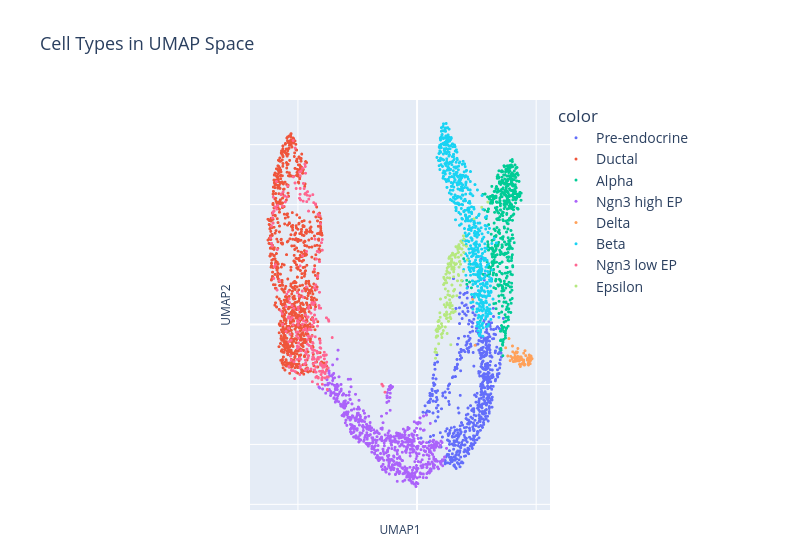

Write notebook code for a chart like this one.
### Code cell
fig = px.scatter(
    x=adata.obsm["X_umap"][:, 0],
    y=adata.obsm["X_umap"][:, 1],
    color=adata.obs[class_key],
    title="Cell Types in UMAP Space",
    labels={"x": "UMAP1", "y": "UMAP2"},
    hover_data=[adata.obs["clusters"]],
    width=fig_width,
    # Use the custom discrete colors defined above
    color_discrete_map=cluster_colors,
    category_orders={class_key: list(cluster_colors.keys())},
)
fig.update_traces(marker=dict(size=3))

# Apply custom font sizes from earlier variables
fig.update_layout(
    title_font=dict(size=title_fontsize),
    font=dict(size=legend_fontsize),  # base font (ticks/legend unless overridden)
    legend=dict(font=dict(size=legend_fontsize)),
    margin=dict(l=250, r=250, t=100, b=50),
    coloraxis_colorbar=dict(
        title="frequency", 
        title_font=dict(size=legend_fontsize),
        title_side="right"  # Position title on the right side of the colorbar
    )
)
# Axis title font tuning and remove ticks (UMAP coordinates are not meaningful)
axis_title_size = max(legend_fontsize - 2, int(0.85 * legend_fontsize))
fig.update_xaxes(title_font=dict(size=axis_title_size), showticklabels=False, ticks="")
fig.update_yaxes(title_font=dict(size=axis_title_size), showticklabels=False, ticks="")

fig.show()

# Save combined figure
# fig.write_html(f"figures/cell_type/cell_type_umap.html")
fig.write_image(f"figures/cell_type/cell_type_umap_v2.png", width=fig_width, height=400, scale=2)

### Figure 1 — Plotly figure (JSON) as saved in the notebook; plotly's stock layout.template omitted (floating-point values rounded to 4 significant figures; data arrays with more than 128 entries replaced by an {"elided": "..."} marker saying what was removed)
{"data": [{"customdata": {"elided": "592x1 str values"}, "hovertemplate": "color=Pre-endocrine<br>UMAP1=%{x}<br>UMAP2=%{y}<br>hover_data_0=%{customdata[0]}<extra></extra>", "legendgroup": "Pre-endocrine", "marker": {"color": "#636EFA", "size": 3, "symbol": "circle"}, "mode": "markers", "name": "Pre-endocrine", "showlegend": true, "type": "scattergl", "x": {"elided": "592 float values"}, "xaxis": "x", "y": {"elided": "592 float values"}, "yaxis": "y"}, {"customdata": {"elided": "916x1 str values"}, "hovertemplate": "color=Ductal<br>UMAP1=%{x}<br>UMAP2=%{y}<br>hover_data_0=%{customdata[0]}<extra></extra>", "legendgroup": "Ductal", "marker": {"color": "#EF553B", "size": 3, "symbol": "circle"}, "mode": "markers", "name": "Ductal", "showlegend": true, "type": "scattergl", "x": {"elided": "916 float values"}, "xaxis": "x", "y": {"elided": "916 float values"}, "yaxis": "y"}, {"customdata": {"elided": "481x1 str values"}, "hovertemplate": "color=Alpha<br>UMAP1=%{x}<br>UMAP2=%{y}<br>hover_data_0=%{customdata[0]}<extra></extra>", "legendgroup": "Alpha", "marker": {"color": "#00CC96", "size": 3, "symbol": "circle"}, "mode": "markers", "name": "Alpha", "showlegend": true, "type": "scattergl", "x": {"elided": "481 float values"}, "xaxis": "x", "y": {"elided": "481 float values"}, "yaxis": "y"}, {"customdata": {"elided": "642x1 str values"}, "hovertemplate": "color=Ngn3 high EP<br>UMAP1=%{x}<br>UMAP2=%{y}<br>hover_data_0=%{customdata[0]}<extra></extra>", "legendgroup": "Ngn3 high EP", "marker": {"color": "#AB63FA", "size": 3, "symbol": "circle"}, "mode": "markers", "name": "Ngn3 high EP", "showlegend": true, "type": "scattergl", "x": {"elided": "642 float values"}, "xaxis": "x", "y": {"elided": "642 float values"}, "yaxis": "y"}, {"customdata": [["Delta"], ["Delta"], ["Delta"], ["Delta"], ["Delta"], ["Delta"], ["Delta"], ["Delta"], ["Delta"], ["Delta"], ["Delta"], ["Delta"], ["Delta"], ["Delta"], ["Delta"], ["Delta"], ["Delta"], ["Delta"], ["Delta"], ["Delta"], ["Delta"], ["Delta"], ["Delta"], ["Delta"], ["Delta"], ["Delta"], ["Delta"], ["Delta"], ["Delta"], ["Delta"], ["Delta"], ["Delta"], ["Delta"], ["Delta"], ["Delta"], ["Delta"], ["Delta"], ["Delta"], ["Delta"], ["Delta"], ["Delta"], ["Delta"], ["Delta"], ["Delta"], ["Delta"], ["Delta"], ["Delta"], ["Delta"], ["Delta"], ["Delta"], ["Delta"], ["Delta"], ["Delta"], ["Delta"], ["Delta"], ["Delta"], ["Delta"], ["Delta"], ["Delta"], ["Delta"], ["Delta"], ["Delta"], ["Delta"], ["Delta"], ["Delta"], ["Delta"], ["Delta"], ["Delta"], ["Delta"], ["Delta"]], "hovertemplate": "color=Delta<br>UMAP1=%{x}<br>UMAP2=%{y}<br>hover_data_0=%{customdata[0]}<extra></extra>", "legendgroup": "Delta", "marker": {"color": "#FFA15A", "size": 3, "symbol": "circle"}, "mode": "markers", "name": "Delta", "showlegend": true, "type": "scattergl", "x": [9.56, 4.676, 8.526, 9.353, 8.225, 8.426, 8.198, 8.263, 9.272, 9.573, 8.009, 8.285, 8.033, 8.244, 8.953, 8.46, 9.267, 8.693, 9.006, 9.339, 8.388, 9.497, 4.876, 9.299, 8.679, 8.577, 9.304, 9.064, 9.122, 8.374, 8.445, 9.511, 8.673, 7.614, 8.22, 9.5, 8.812, 8.318, 8.791, 8.608, 8.419, 9.059, 9.401, 8.378, 8.941, 7.991, 9.417, 7.712, 8.461, 8.005, 9.419, 8.698, 8.958, 8.088, 7.817, 8.737, 8.955, 9.65, 9.564, 9.523, 8.949, 7.441, 9.36, 8.801, 7.861, 8.606, 8.227, 9.542, 8.869, 8.696], "xaxis": "x", "y": [-1.053, 0.8409, -1.084, -1.35, -1.229, -1.162, -0.9693, -1.176, -1.153, -1.082, -0.7173, -1.22, -0.9112, -1.123, -1.235, -1.066, -1.192, -1.078, -1.355, -1.29, -1.211, -1.308, -0.6931, -1.115, -1.175, -1.219, -1.188, -0.8731, -1.039, -0.9489, -1.081, -1.211, -1.401, -1.05, -1.115, -1.148, -1.305, -0.9161, -1.144, -1.331, -0.921, -1.333, -1.117, -1.09, -1.292, -1.146, -1.019, -0.4696, -0.8001, -1.105, -1.289, -1.152, -1.186, -1.237, -1.205, -1.083, -0.9581, -1.139, -1.172, -1.162, -1.264, -0.7766, -1.207, -1.325, -1.062, -1.191, -1.06, -1.098, -1.186, -1.125], "yaxis": "y"}, {"customdata": {"elided": "591x1 str values"}, "hovertemplate": "color=Beta<br>UMAP1=%{x}<br>UMAP2=%{y}<br>hover_data_0=%{customdata[0]}<extra></extra>", "legendgroup": "Beta", "marker": {"color": "#19D3F3", "size": 3, "symbol": "circle"}, "mode": "markers", "name": "Beta", "showlegend": true, "type": "scattergl", "x": {"elided": "591 float values"}, "xaxis": "x", "y": {"elided": "591 float values"}, "yaxis": "y"}, {"customdata": {"elided": "262x1 str values"}, "hovertemplate": "color=Ngn3 low EP<br>UMAP1=%{x}<br>UMAP2=%{y}<br>hover_data_0=%{customdata[0]}<extra></extra>", "legendgroup": "Ngn3 low EP", "marker": {"color": "#FF6692", "size": 3, "symbol": "circle"}, "mode": "markers", "name": "Ngn3 low EP", "showlegend": true, "type": "scattergl", "x": {"elided": "262 float values"}, "xaxis": "x", "y": {"elided": "262 float values"}, "yaxis": "y"}, {"customdata": {"elided": "142x1 str values"}, "hovertemplate": "color=Epsilon<br>UMAP1=%{x}<br>UMAP2=%{y}<br>hover_data_0=%{customdata[0]}<extra></extra>", "legendgroup": "Epsilon", "marker": {"color": "#B6E880", "size": 3, "symbol": "circle"}, "mode": "markers", "name": "Epsilon", "showlegend": true, "type": "scattergl", "x": {"elided": "142 float values"}, "xaxis": "x", "y": {"elided": "142 float values"}, "yaxis": "y"}], "layout": {"coloraxis": {"colorbar": {"title": {"font": {"size": 14}, "side": "right", "text": "frequency"}}}, "font": {"size": 14}, "legend": {"font": {"size": 14}, "title": {"text": "color"}, "tracegroupgap": 0}, "margin": {"b": 50, "l": 250, "r": 250, "t": 100}, "title": {"font": {"size": 18}, "text": "Cell Types in UMAP Space"}, "width": 800, "xaxis": {"anchor": "y", "domain": [0, 1], "showticklabels": false, "ticks": "", "title": {"font": {"size": 12}, "text": "UMAP1"}}, "yaxis": {"anchor": "x", "domain": [0, 1], "showticklabels": false, "ticks": "", "title": {"font": {"size": 12}, "text": "UMAP2"}}}}
